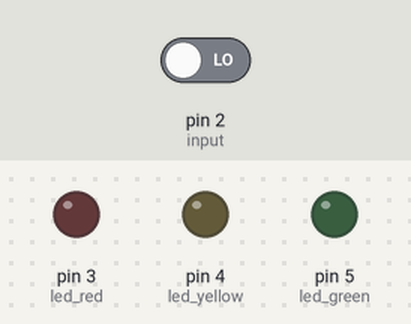
A sketch run on a simulated Arduino Uno, built with avr-gcc and run on an emulated ATmega328P. Shown: output pins drawn as LEDs (lit = HIGH). The inputs (shaded band) are chosen by the test bench; at power-on: pin 2 (input) LOW. What the sketch prints to the serial monitor is not drawn.

Above: at 1.2 s.
1.3 s: pin 2 (input) driven HIGH
At 1.9 s:
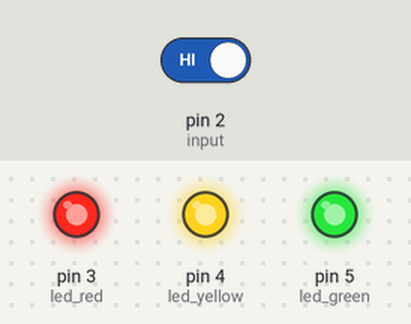
At 3.18 s:
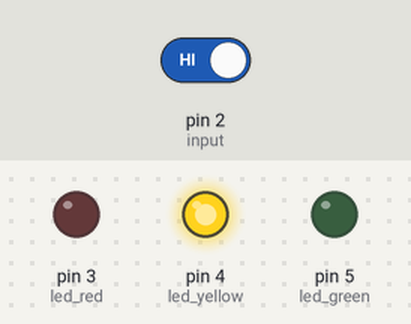
4.3 s: pin 2 (input) driven LOW
At 4.9 s:
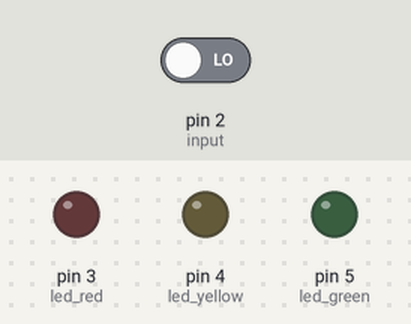
Timing chart, 0 to 7.3 s (numbered marks = the images above; inputs shaded):
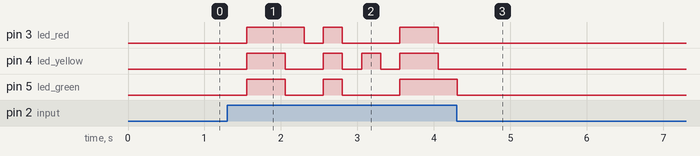

The sketch:

Led_modes.ino
```cpp
int mode = 0;
const int input = 2;
const int led_red = 3;
const int led_yellow = 4;
const int led_green = 5;

void setup() {
  // put your setup code here, to run once:
  pinMode(input, INPUT);
  pinMode(led_red, OUTPUT);
  pinMode(led_yellow, OUTPUT);
  pinMode(led_green, OUTPUT);
  Serial.begin(9600);
}

void loop() {
  // put your main code here, to run repeatedly:
  int laststate = digitalRead(input);
  Serial.println(laststate);
  if (laststate == HIGH){
    UpdateMode();
  }
  switch (mode) {
    case 0:
      Reset_led();
      break;
    case 1:
      Set_Static();
      break;
    case 2:
      Set_Blink();
      break;
    case 3:
      Set_Chain();
      break;
    default:
      Reset_led();
      break;
  }
}

void UpdateMode() {
  delay(250);
  if (mode == 3) {
    mode = 0;
  } else {
    mode++;
  }
}


void Reset_led(){
  digitalWrite(led_red, LOW);
  digitalWrite(led_yellow, LOW);
  digitalWrite(led_green, LOW);
}

void Set_Static(){
  digitalWrite(led_red, HIGH);
  digitalWrite(led_yellow, HIGH);
  digitalWrite(led_green, HIGH);
}

void Set_Blink() {
  static unsigned long lastToggle = 0;
  static bool ledState = LOW;

  if (millis() - lastToggle > 500) {
    lastToggle = millis();
    ledState = !ledState;

    digitalWrite(led_red, ledState);
    digitalWrite(led_yellow, ledState);
    digitalWrite(led_green, ledState);
  }
}


void Set_Chain() {
  static unsigned long lastStep = 0;
  static int step = 0;

  if (millis() - lastStep > 500) {
    lastStep = millis();
    Reset_led();
    switch(step) {
      case 0: digitalWrite(led_red, HIGH); break;
      case 1: digitalWrite(led_yellow, HIGH); break;
      case 2: digitalWrite(led_green, HIGH); break;
    }
    step++;
    if (step > 2) step = 0;
  }
}
```

Measured:
- after the input at 1.3 s, pin 3 (led_red): goes HIGH 0.75 s, LOW 0.25 s, HIGH 0.25 s, LOW 0.75 s, HIGH 0.50 s, then LOW, starting after 0.26 s; pin 4 (led_yellow): LOW → HIGH after 0.26 s, → LOW 0.50 s later, → HIGH 0.50 s later, → LOW 0.25 s later, … (8 changes in this stretch)
- after the input at 4.3 s, pin 3 (led_red), pin 4 (led_yellow): stops changing and stays LOW; pin 5 (led_green): goes on until 4.3 s, then stays LOW
